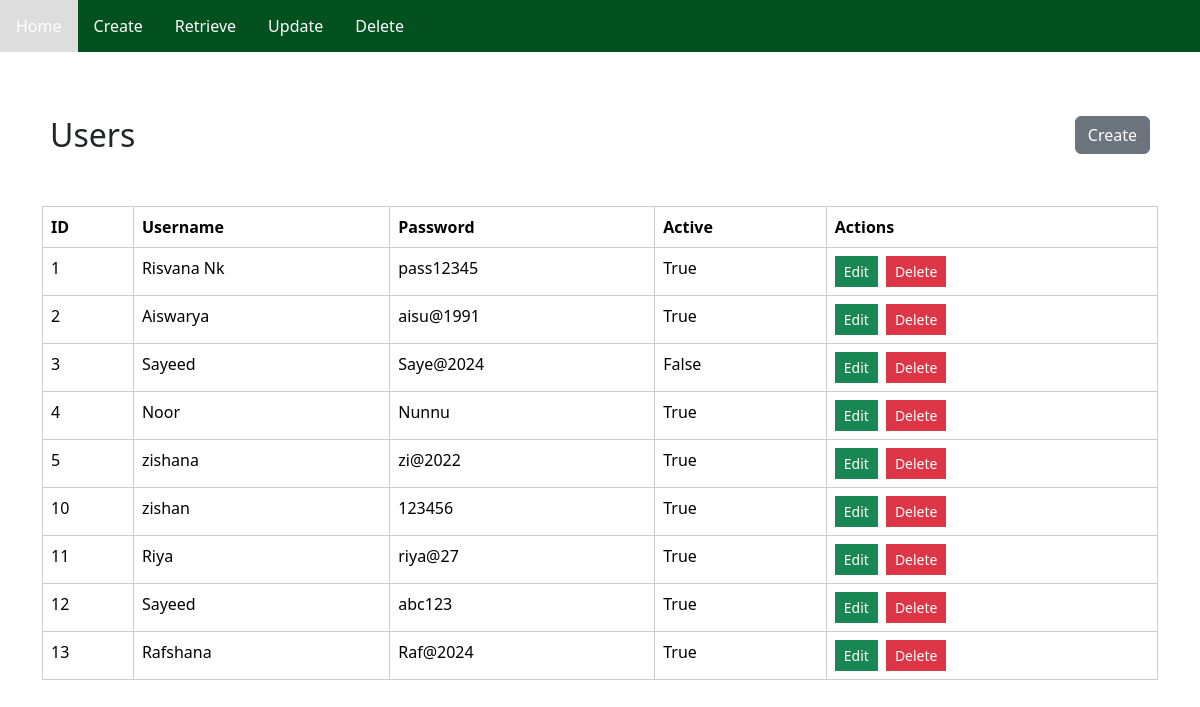
/users/, run on the app's committed database.
### users/models.py (models this page shows, shortened)
class User(models.Model):
  id= models.IntegerField(primary_key=True)
  username = models.CharField(max_length=255)
  password = models.CharField(max_length=20)
  active=models.BooleanField()

### users/views.py (the view)
# urls.py: path('users/', views.user_list, name='user_list'),
def user_list(request):
    users = User.objects.all()
    template = loader.get_template('user_list.html')
    context = {
    'users': users,
  }
    return HttpResponse(template.render(context,request))

### users/templates/user_list.html (shortened to what this page needs)
{% extends "master.html" %}
{% block title %}
{% load bootstrap_icons %}
{% endblock %}
{% block content %}
<nav class="navbar navbar-dark bg-mynav">
  <div class="container-fluid">
      <a class="navbar-brand" href="#">My App</a>
  </div>
</nav>
<div class="container">
  <div class="d-flex bd-highlight mb-3">
      <div class="me-auto p-2 bd-highlight"><h2>Users</h2></div>
      <div class="p-2 bd-highlight">
        <a href={% url 'users:user_create' %}>
          <button type="button" class="btn btn-secondary">Create</button>
        </div>
  </div>
  <div class="table-responsive">
      <table class="table">
          <thead>
              <tr>
                  <th scope="col">ID</th>
                  <th scope="col">Username</th>
                  <th scope="col">Password</th>
                  <th scope="col">Active</th>
                  <th scope="col">Actions</th>
              </tr>
          </thead>
          <tbody id="mytable">
              <tr>
                {% for x in users %}
                <tr>
                  <td>{{x.id}}</td><td>{{ x.username }}</td><td> {{ x.password }}</td><td>{{x.active}}</td>
                  <td>
                    <ul class="list-inline m-0">
                    <li class="list-inline-item">
                    <form action={% url 'users:user_edit' x.id %} method="post">
                        <button class="btn btn-success btn-sm rounded-0"  data-toggle="tooltip" data-placement="top" title="Edit" type="submit">Edit</button>
                    </form>
                    </li>
                    <li class="list-inline-item">
                        <a href={% url 'users:user_delete' x.id %}>
                         <button class="btn btn-danger btn-sm rounded-0" type="button" data-toggle="tooltip" data-placement="top" title="Delete">Delete</button>
                         </a>
                     </li>
                    </ul>
                </td>
                </tr>
                {% endfor %}
              </tr>
          </tbody>
      </table>
  </div>
</div>
{% endblock %}

### users/templates/master.html (shortened to what this page needs)
<!DOCTYPE html>
<html lang="en">
<head>
    {% load bootstrap5 %}
    {% bootstrap_css %}
</head>
<body>
    <nav class="nave">
        <ul class="nav">
          <li class="active"><a href="/">Home</a></li>
          <li><a href={% url 'users:user_create' %}>Create</a></li>
          <li><a href={% url 'users:user_list' %}>Retrieve</a></li>
          <li><a href={% url 'users:user_list' %}>Update</a></li>
          <li><a href={% url 'users:user_list' %}>Delete</a></li>
        </ul>
    </nav>
{% block content %}
{% endblock %}
</body>
</html>

### users/templates/master.html (style rules this page uses)
table { width: 80%; margin: 20px auto; border-collapse: collapse; }
th, td { padding: 10px; text-align: left; border: 1px solid #ccc; }
th { background-color: #f2f2f2; }
tr:nth-child(even) { background-color: #f2f2f2; }
td>ul { background-color: #f2f2f2 }
.nav { list-style-type: none; margin: 0; padding: 0; overflow: hidden; background-color: #02511f; }
li { float: left; }
.nav> li a { display: block; color: white; text-align: center; padding: 14px 16px; text-decoration: none; }

### data on the page
User: id "1", username "Risvana Nk", password "pass12345", active "True"
User: id "2", username "Aiswarya", password "aisu@1991", active "True"
User: id "3", username "Sayeed", password "Saye@2024", active "False"
User: id "4", username "Noor", password "Nunnu", active "True"
User: id "5", username "zishana", password "zi@2022", active "True"
User: id "10", username "zishan", password "123456", active "True"
User: id "11", username "Riya", password "riya@27", active "True"
User: id "12", username "Sayeed", password "abc123", active "True"
User: id "13", username "Rafshana", password "Raf@2024", active "True"
